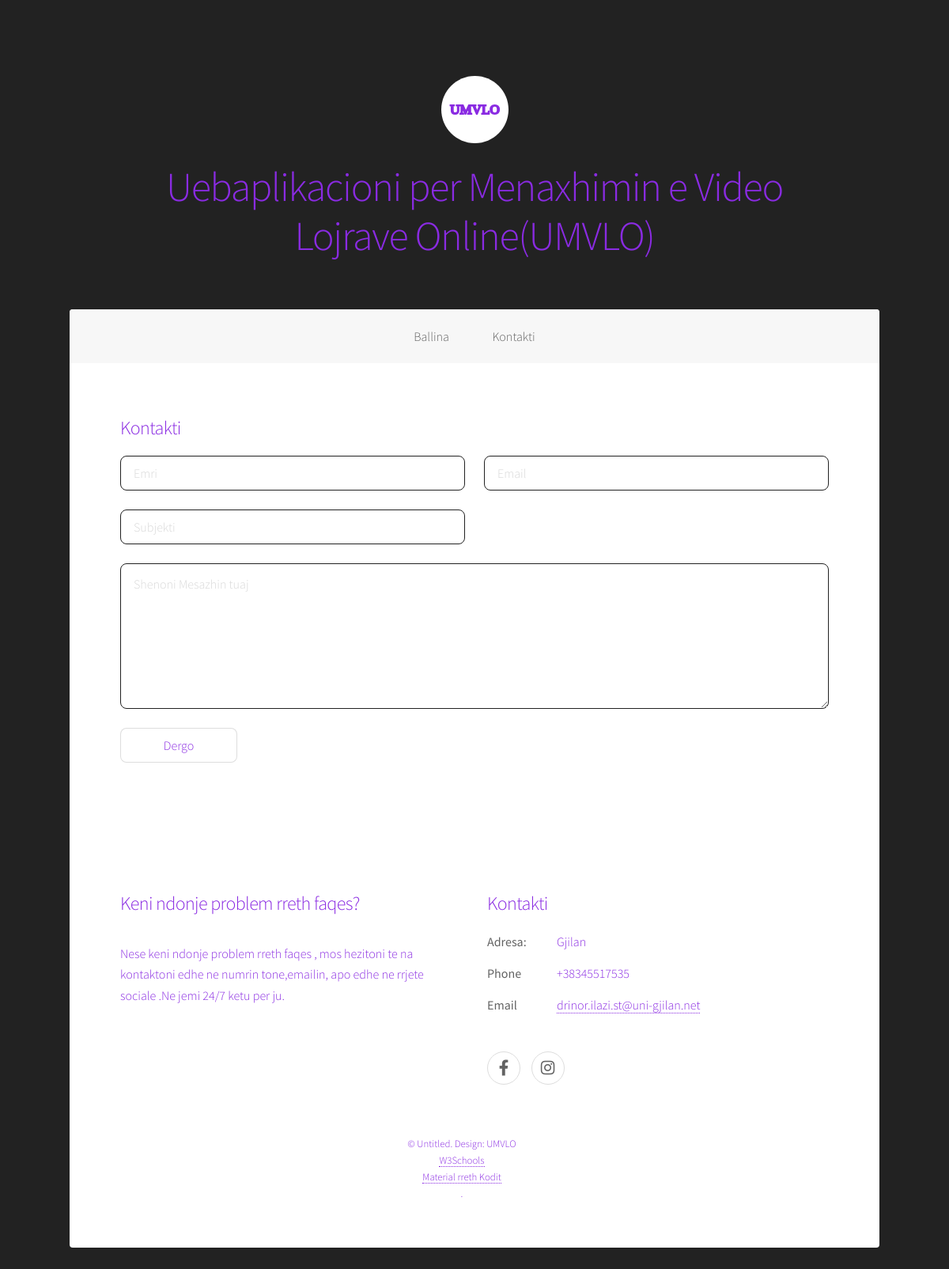
Page /ModuliPerdoruesit/kontakti.php on the committed database.
### tables this page shows
CREATE TABLE `umvlo_tedhenat` (
  `ID_Dhenat` int(11) NOT NULL,
  `Titulli` varchar(222) NOT NULL,
  `Pershkrimi` varchar(1000) NOT NULL,
  `Dosja` mediumblob NOT NULL,
  `PamjaFaqes` varchar(255) NOT NULL
);

### ModuliPerdoruesit/kemba.php (the view, shortened to what this page needs)
<footer id="footer">
					<?php
            $result = mysqli_query($conn, "SELECT * FROM umvlo_tedhenat WHERE PamjaFaqes='Kemba_Pyt'");
            while ($row = mysqli_fetch_assoc($result)) {
              extract($row);
            ?>
						<section>
							<h2><?php echo $Titulli ?></h2>
							<p><?php echo $Pershkrimi; ?></p>
						</section>
			<?php } ?>
									<?php
            $result = mysqli_query($conn, "SELECT * FROM umvlo_tedhenat WHERE PamjaFaqes='Kemba_Linqe'");
            while ($row = mysqli_fetch_assoc($result)) {
              extract($row);
            ?>
						<section>
							<h2><?php echo $Titulli ?></h2>
							<?php echo $Pershkrimi; ?>
						</section>
			<?php } ?>
			<?php
            $result = mysqli_query($conn, "SELECT * FROM umvlo_tedhenat WHERE PamjaFaqes='Kemba_Drejtat'");
            while ($row = mysqli_fetch_assoc($result)) {
              extract($row);
            ?>
							<?php echo $Pershkrimi; ?>
			<?php } ?>
			</footer>

### ModuliPerdoruesit/koka.php (shortened to what this page needs)
		<?php
          $result = mysqli_query($conn, "SELECT * FROM umvlo_tedhenat WHERE PamjaFaqes='Koka'");
          while ($row = mysqli_fetch_assoc($result)) {
            extract($row);
          ?>
	   <?php echo $Titulli ?>
	<h1><?php echo $Pershkrimi ?></h1>
<?php } ?>

### ModuliPerdoruesit/meny.php (shortened to what this page needs)
		<?php
         $result = mysqli_query($conn, "SELECT * FROM umvlo_tedhenat WHERE PamjaFaqes='MenyPerd'");
         while ($row = mysqli_fetch_assoc($result)) {
           extract($row);
  	 echo $Pershkrimi;
}
         ?>

### rows in the picture
umvlo_tedhenat: Titulli (picture), Pershkrimi "Uebaplikacioni per Menaxhimin e Video Lojrave Online(UMVLO)"
umvlo_tedhenat: Pershkrimi "Ballina Kontakti"
umvlo_tedhenat: Titulli "Keni ndonje problem rreth faqes?", Pershkrimi "Nese keni ndonje problem rreth faqes , mos hezitoni te na kontaktoni edhe ne numrin tone,emailin, apo edhe ne rrjete sociale .Ne jemi 24/7 ketu per ju."
umvlo_tedhenat: Titulli "Kontakti", Pershkrimi "Adresa: Gjilan Phone +38345517535 Email drinor.ilazi.st@uni-gjilan.net"
umvlo_tedhenat: Pershkrimi "© Untitled. Design: UMVLO W3Schools Material rreth Kodit ."
